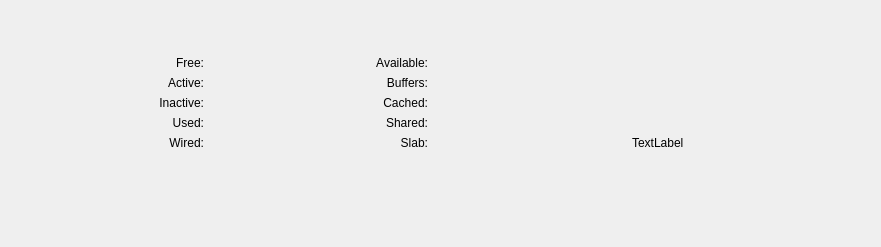
<?xml version="1.0" encoding="UTF-8"?>
<ui version="4.0">
    <class>SystemMemory</class>
    <widget class="QWidget" name="SystemMemory">
        <property name="geometry">
            <rect>
                <x>0</x>
                <y>0</y>
                <width>881</width>
                <height>247</height>
            </rect>
        </property>
        <property name="windowTitle">
            <string>Form</string>
        </property>
        <layout class="QVBoxLayout" name="verticalLayout">
            <item>
                <layout class="QVBoxLayout" name="SystemMemoryMainVLayout">
                    <property name="spacing">
                        <number>6</number>
                    </property>
                    <item>
                        <spacer name="verticalSpacer_2">
                            <property name="orientation">
                                <enum>Qt::Vertical</enum>
                            </property>
                            <property name="sizeType">
                                <enum>QSizePolicy::Fixed</enum>
                            </property>
                            <property name="sizeHint" stdset="0">
                                <size>
                                    <width>20</width>
                                    <height>25</height>
                                </size>
                            </property>
                        </spacer>
                    </item>
                    <item>
                        <layout class="QGridLayout" name="SystemMemorygridLayout">
                            <property name="leftMargin">
                                <number>20</number>
                            </property>
                            <property name="rightMargin">
                                <number>20</number>
                            </property>
                            <item row="4" column="1">
                                <widget class="QLabel" name="label_used">
                                    <property name="text">
                                        <string>Used:</string>
                                    </property>
                                    <property name="alignment">
                                        <set>Qt::AlignRight|Qt::AlignTrailing|Qt::AlignVCenter</set>
                                    </property>
                                </widget>
                            </item>
                            <item row="1" column="5" alignment="Qt::AlignRight|Qt::AlignVCenter">
                                <widget class="QLabel" name="label_available">
                                    <property name="text">
                                        <string>Available:</string>
                                    </property>
                                    <property name="alignment">
                                        <set>Qt::AlignRight|Qt::AlignTrailing|Qt::AlignVCenter</set>
                                    </property>
                                </widget>
                            </item>
                            <item row="3" column="4" alignment="Qt::AlignLeft">
                                <widget class="ColorButton" name="color_picker_inactive_value" native="true"/>
                            </item>
                            <item row="1" column="7">
                                <widget class="QLabel" name="label_available_value">
                                    <property name="text">
                                        <string/>
                                    </property>
                                    <property name="alignment">
                                        <set>Qt::AlignRight|Qt::AlignTrailing|Qt::AlignVCenter</set>
                                    </property>
                                </widget>
                            </item>
                            <item row="1" column="1">
                                <widget class="QLabel" name="label_free">
                                    <property name="text">
                                        <string>Free:</string>
                                    </property>
                                    <property name="alignment">
                                        <set>Qt::AlignRight|Qt::AlignTrailing|Qt::AlignVCenter</set>
                                    </property>
                                </widget>
                            </item>
                            <item row="2" column="3">
                                <widget class="QLabel" name="label_active_value">
                                    <property name="text">
                                        <string/>
                                    </property>
                                    <property name="alignment">
                                        <set>Qt::AlignRight|Qt::AlignTrailing|Qt::AlignVCenter</set>
                                    </property>
                                </widget>
                            </item>
                            <item row="3" column="1">
                                <widget class="QLabel" name="label_inactive">
                                    <property name="text">
                                        <string>Inactive:</string>
                                    </property>
                                    <property name="alignment">
                                        <set>Qt::AlignRight|Qt::AlignTrailing|Qt::AlignVCenter</set>
                                    </property>
                                </widget>
                            </item>
                            <item row="5" column="4" alignment="Qt::AlignLeft">
                                <widget class="ColorButton" name="color_picker_wired_value" native="true"/>
                            </item>
                            <item row="2" column="1">
                                <widget class="QLabel" name="label_active">
                                    <property name="text">
                                        <string>Active:</string>
                                    </property>
                                    <property name="alignment">
                                        <set>Qt::AlignRight|Qt::AlignTrailing|Qt::AlignVCenter</set>
                                    </property>
                                </widget>
                            </item>
                            <item row="0" column="4">
                                <spacer name="horizontalSpacer_1">
                                    <property name="orientation">
                                        <enum>Qt::Horizontal</enum>
                                    </property>
                                    <property name="sizeType">
                                        <enum>QSizePolicy::MinimumExpanding</enum>
                                    </property>
                                    <property name="sizeHint" stdset="0">
                                        <size>
                                            <width>40</width>
                                            <height>20</height>
                                        </size>
                                    </property>
                                </spacer>
                            </item>
                            <item row="3" column="3">
                                <widget class="QLabel" name="label_inactive_value">
                                    <property name="text">
                                        <string/>
                                    </property>
                                    <property name="alignment">
                                        <set>Qt::AlignRight|Qt::AlignTrailing|Qt::AlignVCenter</set>
                                    </property>
                                </widget>
                            </item>
                            <item row="1" column="3">
                                <widget class="QLabel" name="label_free_value">
                                    <property name="text">
                                        <string/>
                                    </property>
                                    <property name="alignment">
                                        <set>Qt::AlignRight|Qt::AlignTrailing|Qt::AlignVCenter</set>
                                    </property>
                                </widget>
                            </item>
                            <item row="4" column="4" alignment="Qt::AlignLeft">
                                <widget class="ColorButton" name="color_picker_used_value" native="true"/>
                            </item>
                            <item row="5" column="3">
                                <widget class="QLabel" name="label_wired_value">
                                    <property name="text">
                                        <string/>
                                    </property>
                                    <property name="alignment">
                                        <set>Qt::AlignRight|Qt::AlignTrailing|Qt::AlignVCenter</set>
                                    </property>
                                </widget>
                            </item>
                            <item row="0" column="0">
                                <spacer name="horizontalSpacer_4">
                                    <property name="orientation">
                                        <enum>Qt::Horizontal</enum>
                                    </property>
                                    <property name="sizeHint" stdset="0">
                                        <size>
                                            <width>40</width>
                                            <height>20</height>
                                        </size>
                                    </property>
                                </spacer>
                            </item>
                            <item row="5" column="1">
                                <widget class="QLabel" name="label_wired">
                                    <property name="text">
                                        <string>Wired:</string>
                                    </property>
                                    <property name="alignment">
                                        <set>Qt::AlignRight|Qt::AlignTrailing|Qt::AlignVCenter</set>
                                    </property>
                                </widget>
                            </item>
                            <item row="2" column="7">
                                <widget class="QLabel" name="label_buffers_value">
                                    <property name="text">
                                        <string/>
                                    </property>
                                    <property name="alignment">
                                        <set>Qt::AlignRight|Qt::AlignTrailing|Qt::AlignVCenter</set>
                                    </property>
                                </widget>
                            </item>
                            <item row="0" column="2">
                                <spacer name="horizontalSpacer_6">
                                    <property name="orientation">
                                        <enum>Qt::Horizontal</enum>
                                    </property>
                                    <property name="sizeType">
                                        <enum>QSizePolicy::Preferred</enum>
                                    </property>
                                    <property name="sizeHint" stdset="0">
                                        <size>
                                            <width>20</width>
                                            <height>20</height>
                                        </size>
                                    </property>
                                </spacer>
                            </item>
                            <item row="1" column="4" alignment="Qt::AlignLeft">
                                <widget class="ColorButton" name="color_picker_free_value" native="true"/>
                            </item>
                            <item row="2" column="5" alignment="Qt::AlignRight|Qt::AlignVCenter">
                                <widget class="QLabel" name="label_buffers">
                                    <property name="text">
                                        <string>Buffers:</string>
                                    </property>
                                    <property name="alignment">
                                        <set>Qt::AlignRight|Qt::AlignTrailing|Qt::AlignVCenter</set>
                                    </property>
                                </widget>
                            </item>
                            <item row="0" column="8">
                                <spacer name="horizontalSpacer_3">
                                    <property name="orientation">
                                        <enum>Qt::Horizontal</enum>
                                    </property>
                                    <property name="sizeType">
                                        <enum>QSizePolicy::MinimumExpanding</enum>
                                    </property>
                                    <property name="sizeHint" stdset="0">
                                        <size>
                                            <width>40</width>
                                            <height>20</height>
                                        </size>
                                    </property>
                                </spacer>
                            </item>
                            <item row="4" column="3">
                                <widget class="QLabel" name="label_used_value">
                                    <property name="text">
                                        <string/>
                                    </property>
                                    <property name="alignment">
                                        <set>Qt::AlignRight|Qt::AlignTrailing|Qt::AlignVCenter</set>
                                    </property>
                                </widget>
                            </item>
                            <item row="0" column="10">
                                <spacer name="horizontalSpacer_5">
                                    <property name="orientation">
                                        <enum>Qt::Horizontal</enum>
                                    </property>
                                    <property name="sizeHint" stdset="0">
                                        <size>
                                            <width>40</width>
                                            <height>20</height>
                                        </size>
                                    </property>
                                </spacer>
                            </item>
                            <item row="2" column="4" alignment="Qt::AlignLeft">
                                <widget class="ColorButton" name="color_picker_active_value" native="true"/>
                            </item>
                            <item row="0" column="6">
                                <spacer name="horizontalSpacer_7">
                                    <property name="orientation">
                                        <enum>Qt::Horizontal</enum>
                                    </property>
                                    <property name="sizeType">
                                        <enum>QSizePolicy::Preferred</enum>
                                    </property>
                                    <property name="sizeHint" stdset="0">
                                        <size>
                                            <width>20</width>
                                            <height>20</height>
                                        </size>
                                    </property>
                                </spacer>
                            </item>
                            <item row="3" column="5">
                                <widget class="QLabel" name="label_cached">
                                    <property name="text">
                                        <string>Cached:</string>
                                    </property>
                                    <property name="alignment">
                                        <set>Qt::AlignRight|Qt::AlignTrailing|Qt::AlignVCenter</set>
                                    </property>
                                </widget>
                            </item>
                            <item row="4" column="5">
                                <widget class="QLabel" name="label_shared">
                                    <property name="text">
                                        <string>Shared:</string>
                                    </property>
                                    <property name="alignment">
                                        <set>Qt::AlignRight|Qt::AlignTrailing|Qt::AlignVCenter</set>
                                    </property>
                                </widget>
                            </item>
                            <item row="5" column="5">
                                <widget class="QLabel" name="label_slab">
                                    <property name="text">
                                        <string>Slab:</string>
                                    </property>
                                    <property name="alignment">
                                        <set>Qt::AlignRight|Qt::AlignTrailing|Qt::AlignVCenter</set>
                                    </property>
                                </widget>
                            </item>
                            <item row="3" column="7">
                                <widget class="QLabel" name="label_cached_value">
                                    <property name="text">
                                        <string/>
                                    </property>
                                    <property name="alignment">
                                        <set>Qt::AlignRight|Qt::AlignTrailing|Qt::AlignVCenter</set>
                                    </property>
                                </widget>
                            </item>
                            <item row="5" column="7">
                                <widget class="QLabel" name="label_slab_value">
                                    <property name="text">
                                        <string/>
                                    </property>
                                    <property name="alignment">
                                        <set>Qt::AlignRight|Qt::AlignTrailing|Qt::AlignVCenter</set>
                                    </property>
                                </widget>
                            </item>
                            <item row="4" column="7">
                                <widget class="QLabel" name="label_shared_value">
                                    <property name="text">
                                        <string/>
                                    </property>
                                    <property name="alignment">
                                        <set>Qt::AlignRight|Qt::AlignTrailing|Qt::AlignVCenter</set>
                                    </property>
                                </widget>
                            </item>
                            <item row="5" column="9" alignment="Qt::AlignHCenter">
                                <widget class="QLabel" name="label_total_value">
                                    <property name="text">
                                        <string>TextLabel</string>
                                    </property>
                                </widget>
                            </item>
                            <item row="1" column="9" rowspan="4">
                                <widget class="ChartPie" name="chart_pie" native="true">
                                    <property name="sizePolicy">
                                        <sizepolicy hsizetype="MinimumExpanding" vsizetype="MinimumExpanding">
                                            <horstretch>0</horstretch>
                                            <verstretch>0</verstretch>
                                        </sizepolicy>
                                    </property>
                                </widget>
                            </item>
                        </layout>
                    </item>
                    <item>
                        <spacer name="verticalSpacer_1">
                            <property name="orientation">
                                <enum>Qt::Vertical</enum>
                            </property>
                            <property name="sizeHint" stdset="0">
                                <size>
                                    <width>20</width>
                                    <height>40</height>
                                </size>
                            </property>
                        </spacer>
                    </item>
                </layout>
            </item>
        </layout>
    </widget>
    <customwidgets>
        <customwidget>
            <class>ColorButton</class>
            <extends>QWidget</extends>
            <header>.widget_color_pickup</header>
            <container>1</container>
        </customwidget>
        <customwidget>
            <class>ChartPie</class>
            <extends>QWidget</extends>
            <header>.widget_chartpie</header>
            <container>1</container>
        </customwidget>
    </customwidgets>
    <resources/>
    <connections/>
</ui>
